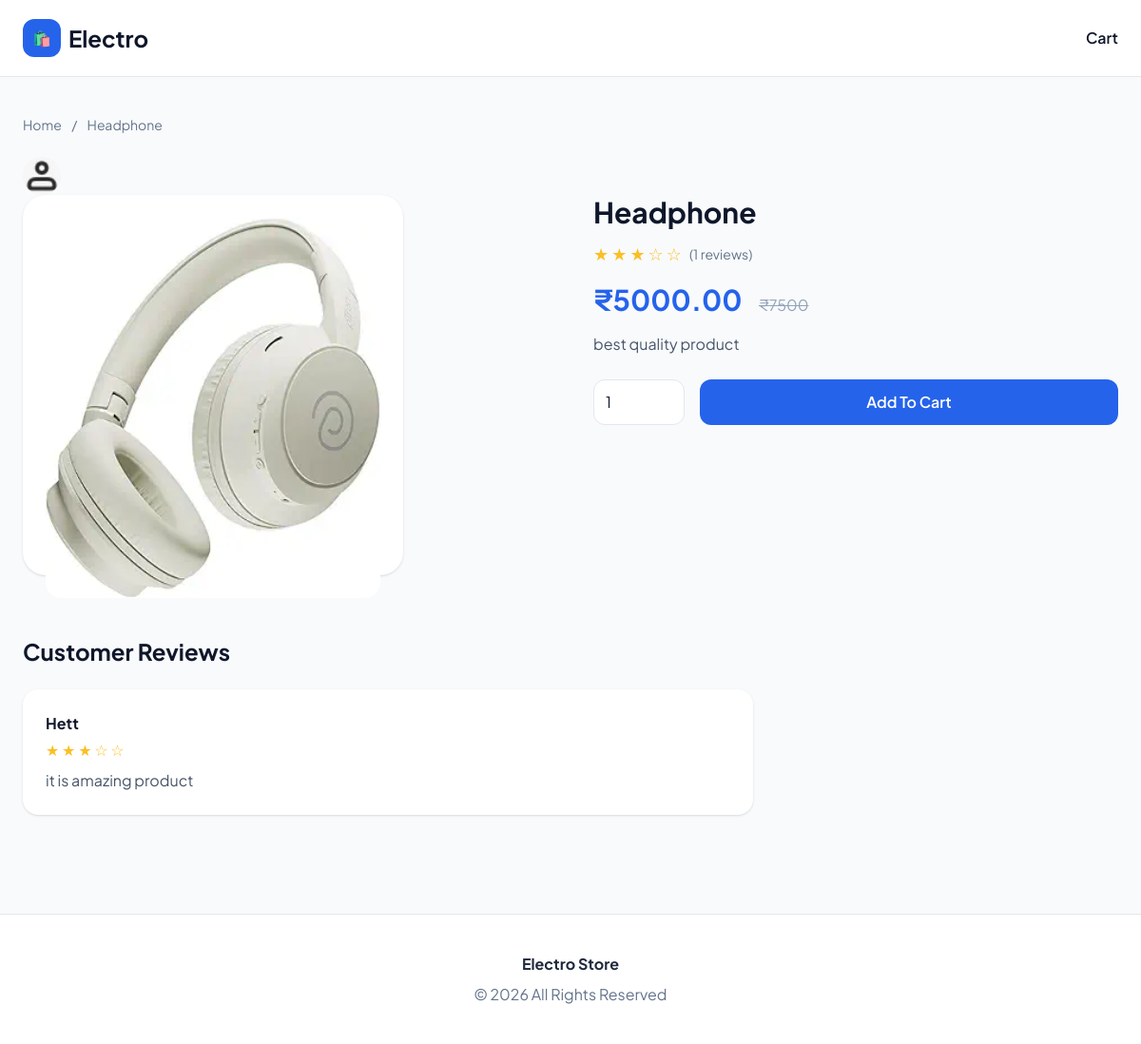
Screenshot of /product.php?id=1 with the database file from the repository.
### tables this page shows
CREATE TABLE `products` (
  `id` int(11) NOT NULL,
  `name` varchar(255) DEFAULT NULL,
  `description` text DEFAULT NULL,
  `price` decimal(10,2) DEFAULT NULL,
  `category_id` int(11) DEFAULT NULL,
  `image` varchar(255) DEFAULT NULL,
  `stock` int(11) DEFAULT 0,
  `created_at` timestamp NOT NULL DEFAULT current_timestamp()
);

CREATE TABLE `reviews` (
  `id` int(11) NOT NULL,
  `user_id` int(11) DEFAULT NULL,
  `product_id` int(11) DEFAULT NULL,
  `rating` int(11) DEFAULT NULL,
  `comment` text DEFAULT NULL,
  `created_at` timestamp NOT NULL DEFAULT current_timestamp()
);

CREATE TABLE `users` (
  `id` int(11) NOT NULL,
  `name` varchar(100) DEFAULT NULL,
  `email` varchar(100) DEFAULT NULL,
  `password` varchar(255) DEFAULT NULL,
  `role` enum('customer','admin') DEFAULT 'customer',
  `created_at` timestamp NOT NULL DEFAULT current_timestamp(),
  `status` enum('active','blocked') DEFAULT 'active'
);

### product.php (the view, shortened to what this page needs)
<?php
include("config/db.php");
$id = $_GET['id'];
$stmt = $conn->prepare("SELECT * FROM products WHERE id=?");
$stmt->bind_param("i", $id);
$stmt->execute();
$product = $stmt->get_result()->fetch_assoc();
$reviews_stmt = $conn->prepare("
SELECT r.*, u.name
FROM reviews r
JOIN users u ON r.user_id=u.id
WHERE product_id=?
ORDER BY created_at DESC
");
$reviews_stmt->bind_param("i", $id);
$reviews_stmt->execute();
$reviews = $reviews_stmt->get_result();
$avg_stmt = $conn->prepare("
SELECT AVG(rating) as avg_rating,
COUNT(*) as total_reviews
FROM reviews
WHERE product_id=?");
$avg_stmt->bind_param("i", $id);
$avg_stmt->execute();
$avg_data = $avg_stmt->get_result()->fetch_assoc();
$avg_rating = round($avg_data['avg_rating']);
$total_reviews = $avg_data['total_reviews'];
?>
<!DOCTYPE html>
<html lang="en">
<head>
    <script src="https://cdn.tailwindcss.com?plugins=forms"></script>
</head>
<body class="text-slate-900">
    <header class="sticky top-0 bg-white border-b z-50">
        <div class="max-w-7xl mx-auto px-6 h-20 flex items-center justify-between">
            <a href="index.php" class="flex items-center gap-2">
                <div class="w-10 h-10 bg-blue-600 rounded-xl flex items-center justify-center text-white">🛍️</div>
                <span class="text-2xl font-bold">Electro</span>
            </a>
            <a href="cart/view.php" class="font-semibold">Cart</a>
        </div>
    </header>
    <main class="max-w-7xl mx-auto px-6 py-10">
        <div class="text-sm text-slate-500 mb-6">
            <a href="index.php" class="hover:underline">Home</a>
            <span class="mx-2">/</span>
            <span><?= htmlspecialchars($product['name']) ?></span>
        </div>
        <a href="profile.php" class="hidden md:block">
            <div class="h-10 w-10 shrink-0 rounded-full bg-cover bg-center bg-no-repeat" style='background-image: url("./assets/images/WhatsApp Image 2026-02-16 at 4.08.03 PM.jpeg");'></div>
        </a>
        <div class="grid lg:grid-cols-2 gap-12">
            <div>
                <div class="bg-white rounded-3xl p-6 shadow" style="height: 400px; width: 400px;">
                    <img id="mainImage"
                        src="assets/images/<?= htmlspecialchars($product['image']) ?>"
                        class="w-full rounded-2xl" style="height: 400px; width: 400px;">
                </div>
            </div>
            <div>
                <h1 class="text-3xl font-bold mb-3">
                    <?= htmlspecialchars($product['name']) ?>
                </h1>
                <div class="flex items-center gap-2 mb-4">
                    <div class="text-amber-400 text-lg">
                        <?php for ($i = 1; $i <= 5; $i++): ?>
                            <?= $i <= $avg_rating ? "★" : "☆" ?>
                        <?php endfor; ?>
                    </div>
                    <span class="text-slate-500 text-sm">
                        (<?= $total_reviews ?> reviews)
                    </span>
                </div>
                <div class="mb-4">
                    <span class="text-3xl font-bold text-blue-600">
                        ₹<?= htmlspecialchars($product['price']) ?>
                    </span>
                    <span class="line-through text-slate-400 ml-3">
                        ₹<?= htmlspecialchars($product['price'] * 1.5) ?>
                    </span>
                </div>
                <p class="text-slate-600 mb-6 leading-relaxed">
                    <?= nl2br(htmlspecialchars($product['description'])) ?>
                </p>
                <div class="flex gap-4">
                    <input type="number" value="1" min="1"
                        class="w-24 rounded-xl border-slate-200">
                    <a href="cart/add.php?id=<?= $product['id'] ?>"
                        class="flex-1 bg-blue-600 text-white text-center py-3 rounded-xl font-semibold hover:brightness-110">
                        Add To Cart
                    </a>
                </div>
            </div>
        </div>
        <section class="mt-16 max-w-3xl">
            <h2 class="text-2xl font-bold mb-6">
                Customer Reviews
            </h2>
            <div class="space-y-6">
                <?php while ($review = $reviews->fetch_assoc()): ?>
                    <div class="bg-white p-6 rounded-2xl shadow">
                        <div class="font-bold mb-1">
                            <?= htmlspecialchars($review['name']) ?>
                        </div>
                        <div class="text-amber-400 mb-2">
                            <?php for ($i = 1; $i <= 5; $i++): ?>
                                <?= $i <= $review['rating'] ? "★" : "☆" ?>
                            <?php endfor; ?>
                        </div>
                        <p class="text-slate-600">
                            <?= nl2br(htmlspecialchars($review['comment'])) ?>
                        </p>
                    </div>
                <?php endwhile; ?>
            </div>
        </section>
    </main>
    <footer class="bg-white border-t py-10 mt-16">
        <div class="max-w-7xl mx-auto px-6 text-center text-slate-500">
            <h4 class="font-bold text-slate-800 mb-2">Electro Store</h4>
            <p>© <?= date('Y') ?> All Rights Reserved</p>
        </div>
    </footer>
</body>
</html>

### product.php (style rules this page uses)
body { font-family: 'Plus Jakarta Sans', sans-serif; background: #F8FAFC; }

### rows the page displays
products: name "Headphone", image (picture), price "5000.00", $product['price']*1.5 "7500", description "best quality product"
reviews: user.name "Hett", rating 3 (drawn), comment "it is amazing product"

### other values shown
$total_reviews "1"
